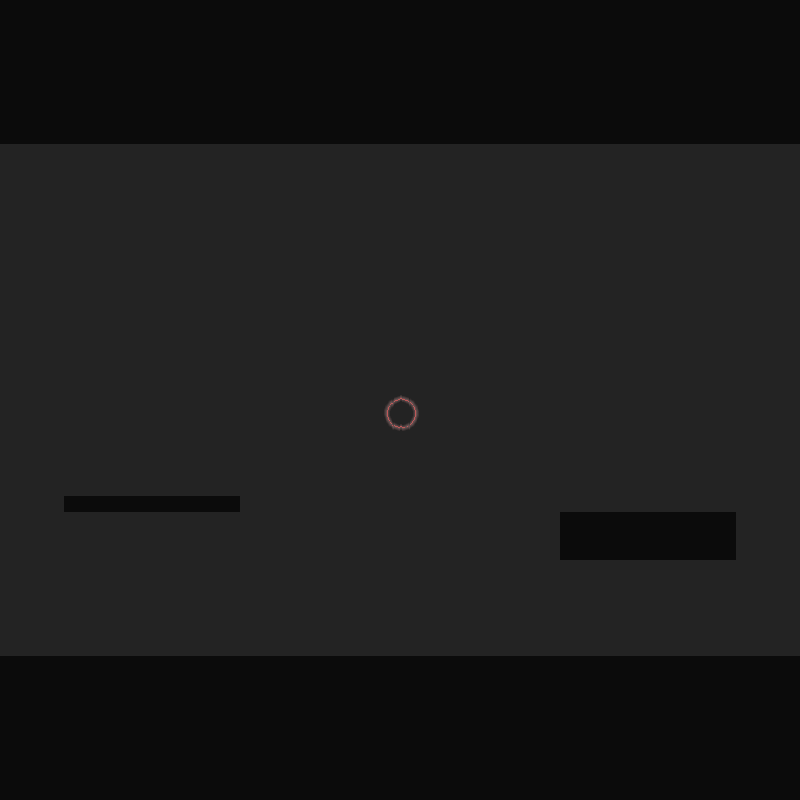

The image is a tile-based game level rendered from a .tmx file. Its description and source (layers, tilesets, objects; grid data summarised) follow:
An orthogonal 50x50 tile map with 16x16 px tiles, 2 tile layers (bg, special), 3 tilesets and 153 objects (142x SPAWN, 2x BOT, 2x TOP, 2x LEFT, 2x RIGHT, ...).

<map version="1.10" tiledversion="1.10.0" orientation="orthogonal" renderorder="right-down" width="50" height="50" tilewidth="16" tileheight="16" infinite="0" nextlayerid="14" nextobjectid="191">
 <tileset firstgid="1" name="dark" tilewidth="16" tileheight="16" tilecount="288" columns="18">
  <image source="DARK Edition Tileset No background.png" width="288" height="256" />
 </tileset>
 <tileset firstgid="289" name="darkbg" tilewidth="16" tileheight="16" tilecount="288" columns="18">
  <image source="DARK Edition Tileset with background.png" width="288" height="256" />
 </tileset>
 <tileset firstgid="577" name="circle" tilewidth="35" tileheight="37" tilecount="36" columns="6">
  <image source="The Circle 35x37.png" width="210" height="222" />
  <tile id="0">
   <animation>
    <frame tileid="0" duration="100" />
    <frame tileid="1" duration="100" />
    <frame tileid="2" duration="100" />
    <frame tileid="3" duration="100" />
    <frame tileid="4" duration="100" />
    <frame tileid="5" duration="100" />
    <frame tileid="6" duration="100" />
    <frame tileid="7" duration="100" />
    <frame tileid="8" duration="100" />
    <frame tileid="9" duration="100" />
    <frame tileid="10" duration="100" />
    <frame tileid="11" duration="100" />
    <frame tileid="12" duration="100" />
    <frame tileid="13" duration="100" />
    <frame tileid="14" duration="100" />
    <frame tileid="15" duration="100" />
    <frame tileid="16" duration="100" />
    <frame tileid="17" duration="100" />
    <frame tileid="18" duration="100" />
    <frame tileid="19" duration="100" />
    <frame tileid="20" duration="100" />
    <frame tileid="21" duration="100" />
    <frame tileid="22" duration="100" />
    <frame tileid="23" duration="100" />
    <frame tileid="24" duration="100" />
    <frame tileid="25" duration="100" />
    <frame tileid="26" duration="100" />
    <frame tileid="27" duration="100" />
    <frame tileid="28" duration="100" />
    <frame tileid="29" duration="100" />
    <frame tileid="30" duration="100" />
    <frame tileid="31" duration="100" />
   </animation>
  </tile>
 </tileset>
 <layer id="12" name="bg" width="50" height="50">
  <data>[2500 cells, 2500 non-empty, 2 distinct tile ids]</data>
 </layer>
 <layer id="13" name="special" width="50" height="50">
  <data>[2500 cells, 1 non-empty, 1 distinct tile ids]</data>
 </layer>
 <objectgroup id="4" name="blocks">
  <object id="7" name="BOT" x="0.123905" y="656.19" width="799.843" height="143.688" />
  <object id="37" name="TOP" x="0.539811" y="1.07962" width="799.46" height="142.685" />
  <object id="39" name="PLATFORM" x="64.5325" y="496.452" width="175.647" height="14.6224" />
  <object id="40" name="LEFT" x="560" y="520.125" width="18.125" height="30.125" />
  <object id="41" name="BOT" x="560" y="512.25" width="175.75" height="7.875" />
  <object id="42" name="TOP" x="560.125" y="550.5" width="175.625" height="9.5" />
  <object id="43" name="RIGHT" x="718.75" y="520.75" width="17.125" height="28.625" />
  <object id="44" name="LEFT" x="0.5" y="140.5" width="7.25" height="517.5" />
  <object id="45" name="RIGHT" x="793" y="144" width="8" height="513.5" />
 </objectgroup>
 <objectgroup id="9" name="spawns">
  <object id="49" name="SPAWN" x="95.6366" y="485.5">
   <properties>
    <property name="duplicateIndex" value="0" />
    <property name="entityTypeIndex" value="0" />
   </properties>
  </object>
  <object id="50" name="SPAWN" x="169.938" y="436.664">
   <properties>
    <property name="duplicateIndex" value="1" />
    <property name="entityTypeIndex" value="0" />
   </properties>
  </object>
  <object id="51" name="SPAWN" x="269.402" y="394.737">
   <properties>
    <property name="duplicateIndex" value="2" />
    <property name="entityTypeIndex" value="0" />
   </properties>
  </object>
  <object id="52" name="SPAWN" x="216.771" y="365.745">
   <properties>
    <property name="duplicateIndex" value="3" />
    <property name="entityTypeIndex" value="0" />
   </properties>
  </object>
  <object id="53" name="SPAWN" x="158.787" y="332.739">
   <properties>
    <property name="duplicateIndex" value="4" />
    <property name="entityTypeIndex" value="0" />
   </properties>
  </object>
  <object id="54" name="SPAWN" x="207.85" y="264.05">
   <properties>
    <property name="duplicateIndex" value="5" />
    <property name="entityTypeIndex" value="0" />
   </properties>
  </object>
  <object id="55" name="SPAWN" x="434.434" y="252.453">
   <properties>
    <property name="duplicateIndex" value="6" />
    <property name="entityTypeIndex" value="0" />
   </properties>
  </object>
  <object id="56" name="SPAWN" x="491.971" y="303.301">
   <properties>
    <property name="duplicateIndex" value="7" />
    <property name="entityTypeIndex" value="0" />
   </properties>
  </object>
  <object id="57" name="SPAWN" x="422.391" y="478.145">
   <properties>
    <property name="duplicateIndex" value="8" />
    <property name="entityTypeIndex" value="0" />
   </properties>
  </object>
  <object id="58" name="SPAWN" x="496.878" y="459.411">
   <properties>
    <property name="duplicateIndex" value="9" />
    <property name="entityTypeIndex" value="0" />
   </properties>
  </object>
  <object id="59" name="SPAWN" x="671.722" y="326.94">
   <properties>
    <property name="duplicateIndex" value="10" />
    <property name="entityTypeIndex" value="0" />
   </properties>
  </object>
  <object id="60" name="SPAWN" x="586.976" y="278.769">
   <properties>
    <property name="duplicateIndex" value="11" />
    <property name="entityTypeIndex" value="0" />
   </properties>
  </object>
  <object id="61" name="SPAWN" x="308.653" y="304.639">
   <properties>
    <property name="duplicateIndex" value="12" />
    <property name="entityTypeIndex" value="0" />
   </properties>
  </object>
  <object id="62" name="SPAWN" x="288.582" y="452.275">
   <properties>
    <property name="duplicateIndex" value="13" />
    <property name="entityTypeIndex" value="0" />
   </properties>
  </object>
  <object id="63" name="SPAWN" x="388.938" y="598.127">
   <properties>
    <property name="duplicateIndex" value="14" />
    <property name="entityTypeIndex" value="0" />
   </properties>
  </object>
  <object id="64" name="SPAWN" x="608.385" y="480.375">
   <properties>
    <property name="duplicateIndex" value="15" />
    <property name="entityTypeIndex" value="0" />
   </properties>
  </object>
  <object id="65" name="SPAWN" x="559.322" y="388.938">
   <properties>
    <property name="duplicateIndex" value="16" />
    <property name="entityTypeIndex" value="0" />
   </properties>
  </object>
  <object id="66" name="SPAWN" x="389.831" y="440.232">
   <properties>
    <property name="duplicateIndex" value="17" />
    <property name="entityTypeIndex" value="0" />
   </properties>
  </object>
  <object id="67" name="SPAWN" x="477.252" y="560.66">
   <properties>
    <property name="duplicateIndex" value="18" />
    <property name="entityTypeIndex" value="0" />
   </properties>
  </object>
  <object id="68" name="SPAWN" x="615.968" y="577.609">
   <properties>
    <property name="duplicateIndex" value="19" />
    <property name="entityTypeIndex" value="0" />
   </properties>
  </object>
  <object id="69" name="SPAWN" x="620.428" y="538.805">
   <properties>
    <property name="duplicateIndex" value="20" />
    <property name="entityTypeIndex" value="0" />
   </properties>
  </object>
  <object id="70" name="SPAWN" x="512.935" y="436.218">
   <properties>
    <property name="duplicateIndex" value="21" />
    <property name="entityTypeIndex" value="0" />
   </properties>
  </object>
  </objectgroup>
 <objectgroup id="10" name="patrols">
  <!-- 2 objects omitted --></objectgroup>
 <objectgroup id="11" name="items" />
</map>
<!-- 122 of 153 objects omitted -->
